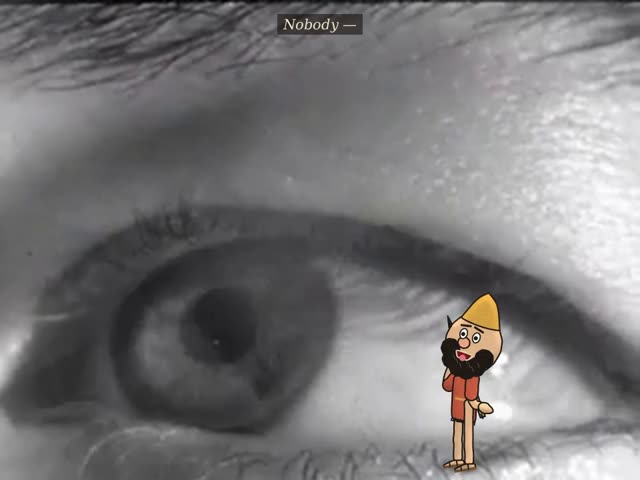
#> input picture 07-found-odyssey/tests/found-odyssey-drawn-tests.jpg, 640 x 480 px
$ python -i circles.py   (imports and definitions only)
#> lines starting #> are read from the running program, lines starting #| are printed output that depends on the picture
#> further down, picture is the input picture: shape (480, 640, 3); mean B, G, R 119.6, 118.8, 120
"""Scan stills and clip frames for strong circles (Hough), score by edge support
along the rim. Writes circles.json: id, src kind, t, cx, cy, r, support."""
import cv2, json, numpy as np, os, subprocess, sys
from concurrent.futures import ProcessPoolExecutor
# [1 line not run here, left out]
HERE = os.path.dirname(os.path.abspath(__file__))
# [1 line not run here, left out]

def best(img):
    h0, w0 = img.shape[:2]
#> h0 = 480; w0 = 640
    img = cv2.resize(img, (round(w0 * 240 / h0), 240), interpolation=cv2.INTER_AREA)
    g = cv2.cvtColor(img, cv2.COLOR_BGR2GRAY); g = cv2.medianBlur(g, 5)
#> after `g = cv2.medianBlur(g, 5)`:
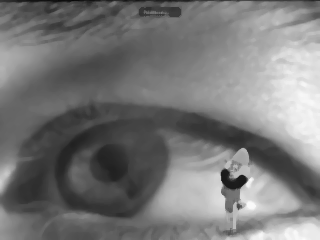
#> g: shape (240, 320); min 8, max 251, mean 119.4
    H, W = g.shape
#> H = 240; W = 320
    if (cv2.Canny(g, 55, 110) > 0).mean() > 0.12: return None   # too busy: Hough explodes, circles unreadable
    cs = cv2.HoughCircles(g, cv2.HOUGH_GRADIENT, dp=1.2, minDist=40, param1=110, param2=38, minRadius=int(H*.12), maxRadius=int(H*.48))
#> cs = None
    if cs is None: return None
    ed = cv2.Canny(g, 60, 140); ed = cv2.dilate(ed, None)
    out = []
    for cx, cy, r in cs[0][:5]:
        a = np.linspace(0, 2*np.pi, 90, endpoint=False)
        xs = (cx + r*np.cos(a)).astype(int); ys = (cy + r*np.sin(a)).astype(int)
        ok = (xs >= 0) & (xs < W) & (ys >= 0) & (ys < H)
        sup = float((ed[ys[ok], xs[ok]] > 0).sum()) / 90
        out.append((sup, float(cx)/W, float(cy)/H, float(r)/H))
    return max(out)

def job(e):
    res = []
    m = e['media']
    if 'still' in m:
        im = cv2.imread(m['still'])
        if im is not None:
            b = best(im)
            if b: res.append({'id': e['id'], 'kind': 'still', 't': None, 'sup': b[0], 'cx': b[1], 'cy': b[2], 'r': b[3]})
    p = m.get('clip')
    if p:
        cap = cv2.VideoCapture(p); n = int(cap.get(cv2.CAP_PROP_FRAME_COUNT)); fps = cap.get(cv2.CAP_PROP_FPS) or 25
        for k in range(0, n, max(1, int(3 * fps))):
            cap.set(cv2.CAP_PROP_POS_FRAMES, k); ok, im = cap.read()
            if not ok: break
            b = best(im)
            if b: res.append({'id': e['id'], 'kind': 'clip', 't': k/fps, 'sup': b[0], 'cx': b[1], 'cy': b[2], 'r': b[3]})
    return res

# [14 lines not run here, left out]

>>> import cv2
>>> picture = cv2.imread('../../07-found-odyssey/tests/found-odyssey-drawn-tests.jpg')
>>> result = best(picture)
